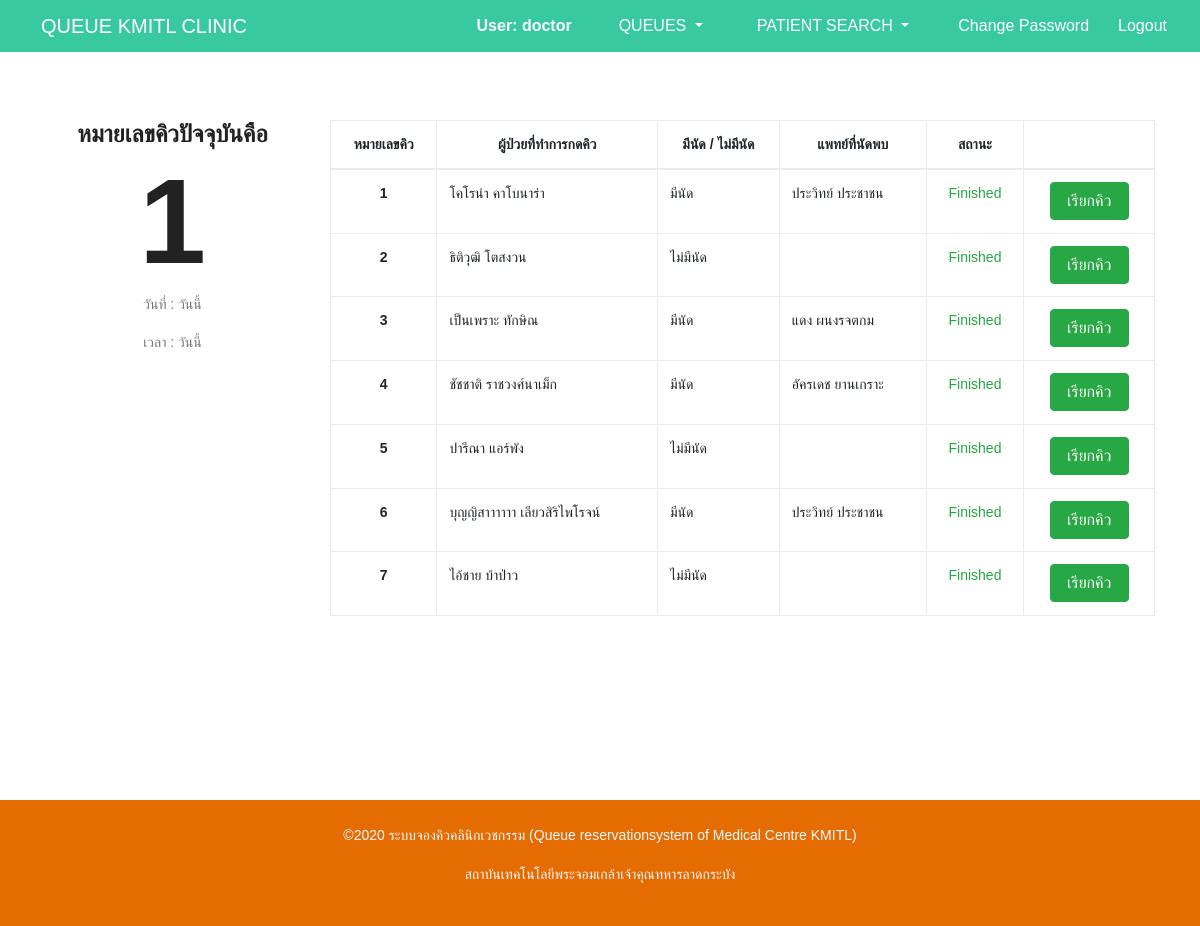
Page /run_queue/ (signed in) on the earlier database version.
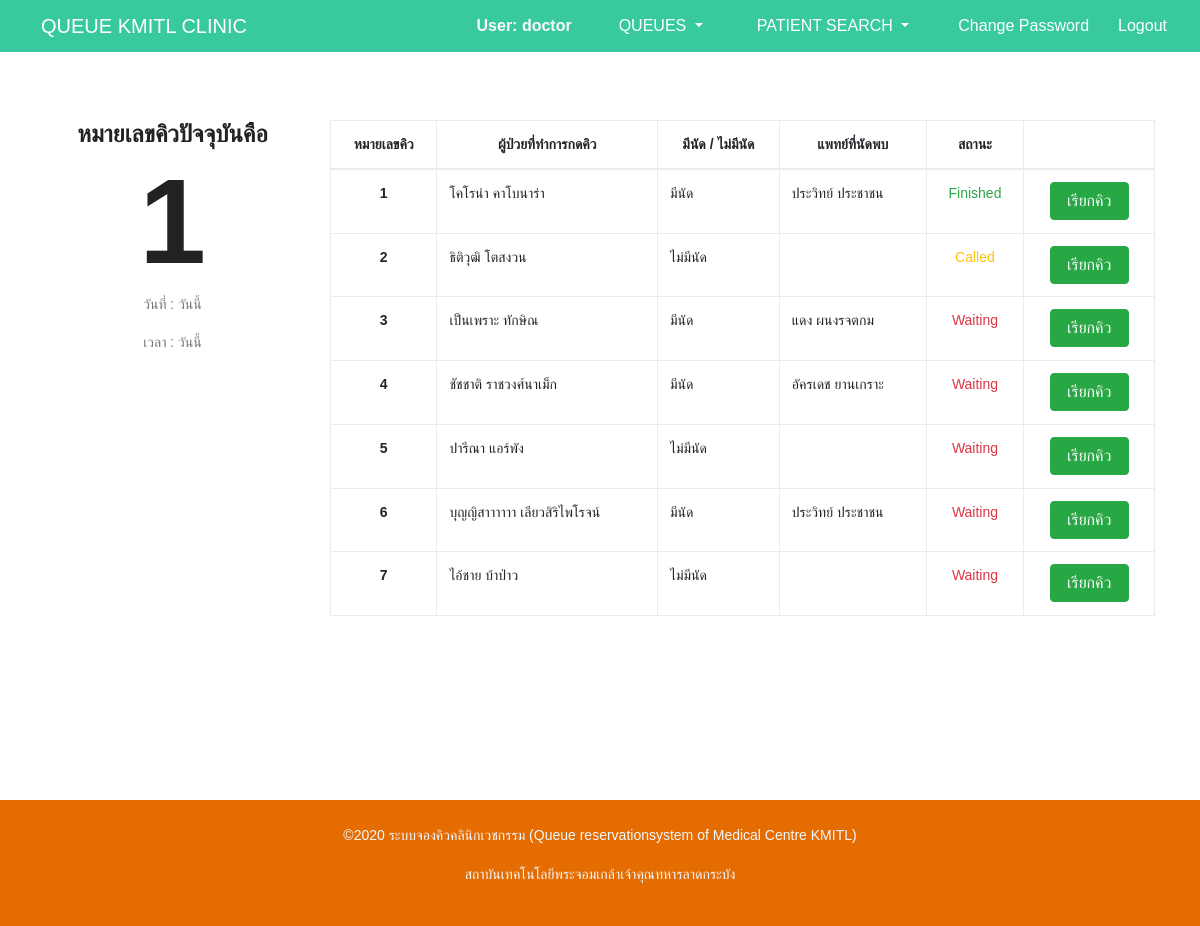
Same page on the later database version.
### queuesystem/models.py (models this page shows, shortened)
class Queue_System(models.Model):
    queue_id = models.IntegerField(primary_key=True)
    queue_no = models.IntegerField()
    time = models.TimeField(auto_now=True)
    date = models.DateField(auto_now=True)
    status = models.CharField(null=False, max_length=20)
    create_by = models.ForeignKey(Patient, on_delete=models.CASCADE, null=False)
    doctor = models.ForeignKey(Medical_Personal, on_delete=models.CASCADE, null=True)

### queuesystem/views.py (the view)
# urls.py: path('run_queue/',  views.run_queue, name='run_queue'),
@login_required
@permission_required('userprofile.add_medical_history')
def run_queue(request):
    context = {}
    today = datetime.today()
    queue = Queue_System.objects.filter(date=today)
    patient = User.objects.filter(groups__name='Patient')
    doctor = User.objects.filter(groups__name='Medical_Personnel')
    for i in doctor:
        print(i.first_name)
    context.update({
        'queue' : queue,
        'patient' : patient,
        'doctor' : doctor
    })
    return render(request, 'queuesystem/runqueue.html', context)

### queuesystem/templates/queuesystem/runqueue.html (shortened to what this page needs)
{% extends 'base.html' %}
{% block content %}
<section class="section-gap">
    <div class="container">
        <div class="row">
            <div class="col-sm-3 mx-auto">
                <h1 class=" text-black" style="font-size: 1.7em; ">หมายเลขคิวปัจจุบันคือ</h1>
                <h1 class="text-black" style="font-size: 10vw; ">1 </h1>
                <p>
                    วันที่ : วันนี้
                </p>
                <p>
                    เวลา : วันนี้
                </p>
            </div>
            <div class="col-md-9">
                <div class=" table-responsive">
                <table class="table table-bordered align-items-start">
                    <thead>
                        <tr>
                            <th scope="col">หมายเลขคิว</th>
                            <th scope="col">ผู้ป่วยที่ทำการกดคิว</th>
                            <th scope="col">มีนัด / ไม่มีนัด</th>
                            <th scope="col">แพทย์ที่นัดพบ</th>
                            <th scope="col" >สถานะ</th>
                            <th scope="col" ></th>
                        </tr>
                    </thead>
                    <tbody>
                        {% for i in queue %}
                        <tr>
                            <th scope="row">{{i.queue_no}}</th>
                            <td>
                                {% for j in patient %}
                                    {% if j.id == i.create_by_id %}
                                        {{j.first_name}} {{j.last_name}}
                                    {% endif %}
                                {% endfor %}
                            </td>
                            <td>
                                {% if i.doctor_id %}
                                    <label>มีนัด</label>
                                {% else %}
                                    <label>ไม่มีนัด</label>
                                {% endif %}
                            </td>
                            <td>
                                {% for j in doctor %}
                                    {% if j.id == i.doctor_id %}
                                        {{j.first_name}} {{j.last_name}}
                                    {% endif %}
                                {% endfor %}
                            </td>
                            <td >
                                {% if i.status == 'waiting' %}
                                    <p class="text-danger" style="text-align: center;">Waiting</p>
                                {% elif i.status == 'called' %}
                                    <p class="text-warning" style="text-align: center;">Called</p>
                                {% else %}
                                    <p class="text-success" style="text-align: center;">Finished</p>
                                {% endif %}
                            </td>
                            <td style="text-align: center;">
                                <form action="" method="POST">
                                    <button type="submit" class="btn btn-success text-uppercase" name="">&nbsp;เรียกคิว&nbsp;</button>
                                </form>
                            </td>
                        </tr>
                        {% endfor %}
                    </tbody>
                </table>
            </div>
        </div>
    </div>
    </div>
</section>
{% endblock content %}

### templates/base.html (shortened to what this page needs)
{% load static %}
<!DOCTYPE html>
<html lang="en">
<head>
  <link rel="stylesheet" href="https://maxcdn.bootstrapcdn.com/bootstrap/4.4.1/css/bootstrap.min.css">
  <link rel="stylesheet" href="/static/css/linearicons.css">
  <link rel="stylesheet" href="/static/css/owl.carousel.css">
  <link rel="stylesheet" href="/static/css/nice-select.css">
  <link rel="stylesheet" href="/static/css/magnific-popup.css">
  <link rel="stylesheet" href="/static/css/bootstrap.css">
  <link rel="stylesheet" href="/static/css/main.css">
</head>
<body class="text-center" style="width:100%; height:100%;">
  <div id="undefined-sticky-wrapper" class="sticky-wrapper">
    <nav class=" navbar navbar-expand-lg navbar-light fixed-top navnav ">
    {% if not user.is_superuser %}
      {% if perms.userprofile.add_medical_history%}
        <a class=" navbar-brand " href=" {% url 'main_medicalpersonnel' %}">
          Queue KMITL Clinic
        </a>
      {% elif perms.queuesystem.add_queue_system %}
          <a class=" navbar-brand " href=" {% url 'main_patient' %}">
          Queue KMITL Clinic
        </a>
      {% else %}
          <a class=" navbar-brand " href=" {% url 'index' %}">
          Queue KMITL Clinic
        </a>
      {% endif %}
    {% endif %}
      <div class="collapse navbar-collapse" id="navbarNavDropdown">
        <ul class="navbar-nav ml-auto">
          {% if user.is_authenticated %}
              <li class="nav-item align-self-center mr-5">
                <h5 class="my-auto text-light mr-5">User: {{request.user.username}}</h5>
              </li>
            {% if perms.userprofile.add_medical_history%}
                {% if user.is_superuser %}
                <button onclick="window.location.href = {% url 'register_med' %}"
                    class="btn btn-outline-create mr-5">Sign Up for Medicalpersonnel</button>
                {% else %}
                <div class="d-flex justify-content-center dropdown  show ">
                  <a class="btn btn-outline-create  dropdown-toggle" href="#" data-toggle="dropdown" aria-haspopup="true">
                    Queues
                  </a>
                </div>
                <div class="dropdown show d-flex justify-content-center btn-outline-create divider" style="display: block; ">
                  <a class="btn btn-outline-create  ml-5 dropdown-toggle" href="#" data-toggle="dropdown"
                    aria-haspopup="true">
                    Patient Search
                  </a>
            </div>
            <button onclick="window.location.href = {% url 'changepassword' %}"
                    class="btn btn-outline-create mr-5">Change Password</button>
          {% endif %}
          {% endif %}
          <button onclick="window.location.href = {% url 'logout' %}"
                    class="btn btn-outline-create mr-5">Logout</button>
      {% endif %}
      </ul>
  </div>
  </nav>
  {% block content %}
  {% endblock content %}
  <footer class="footer mt-5" style="background-color: #E56C00; right: 0;bottom:0;left:0; ">
    <div class="footer-copyright  text-center py-4"
      style="background-color: #E56C00; color: aliceblue; font-weight: normal; right: 0;bottom:0;left:0;  ">
      <p>©2020 ระบบจองคิวคลินิกเวชกรรม (Queue reservationsystem of Medical Centre KMITL)</p>
      <p>สถาบันเทคโนโลยีพระจอมเกล้าเจ้าคุณทหารลาดกระบัง</p>
    </div>
  </footer>
</body>
</html>

### static/css/main.css (style rules this page uses)
body { color: #777777; font-family: "Poppins", sans-serif; font-size: 14px; font-weight: 300; line-height: 1.625em; position: relative; }
ol, ul { margin: 0; padding: 0; list-style: none; }
a { -webkit-transition: all 0.3s ease 0s; -moz-transition: all 0.3s ease 0s; -o-transition: all 0.3s ease 0s; transition: all 0.3s ease 0s; }
a, a:focus, a:hover { text-decoration: none; outline: 0; }
h1, h2, h3, h4, h5, h6 { font-family: "Poppins", sans-serif; color: #222222; line-height: 1.2em !important; margin-bottom: 0; margin-top: 0; font-weight: 600; }
h1, .h1 { font-size: 36px; }
h5, .h5 { font-size: 16px; }
td, th { border-radius: 0px; }
.ml-5 { margin-left: 5px !important; }
.mr-5 { margin-right: 5px !important; }
.text-center { text-align: center; }
h1 { font-size: 36px; }
h5 { font-size: 16px; }
h1, h2, h3, h4, h5, h6 { line-height: 1.5em; }
body { position: relative; }
nav { margin-right: 70px; -webkit-transition: all 0.3s ease 0s; -moz-transition: all 0.3s ease 0s; -o-transition: all 0.3s ease 0s; transition: all 0.3s ease 0s; transform-origin: 100% 50%; }
nav a { color: #fff; font-size: 12px; font-weight: 500; text-transform: uppercase; margin: 0 25px; display: inline-block; }
.section-gap { padding: 120px 0; }
.sticky-wrapper { background-color: transparent; }

### queuesystem/templates/queuesystem/runqueue.html (style rules this page uses)
.table th,td,tr { text-align: center; }
td { text-align: left; }
.table>thead>tr>th { vertical-align: baseline; }
table { table-layout: auto; word-wrap: break-word; }

Differences in the rows shown:
changed Queue_System (number 2 of 7 on the later page): status "Finished" → "Called"
changed Queue_System (number 3 of 7 on the later page): status "Finished" → "Waiting"
changed Queue_System (number 4 of 7 on the later page): status "Finished" → "Waiting"
changed Queue_System (number 5 of 7 on the later page): status "Finished" → "Waiting"
changed Queue_System (number 6 of 7 on the later page): status "Finished" → "Waiting"
changed Queue_System (number 7 of 7 on the later page): status "Finished" → "Waiting"
